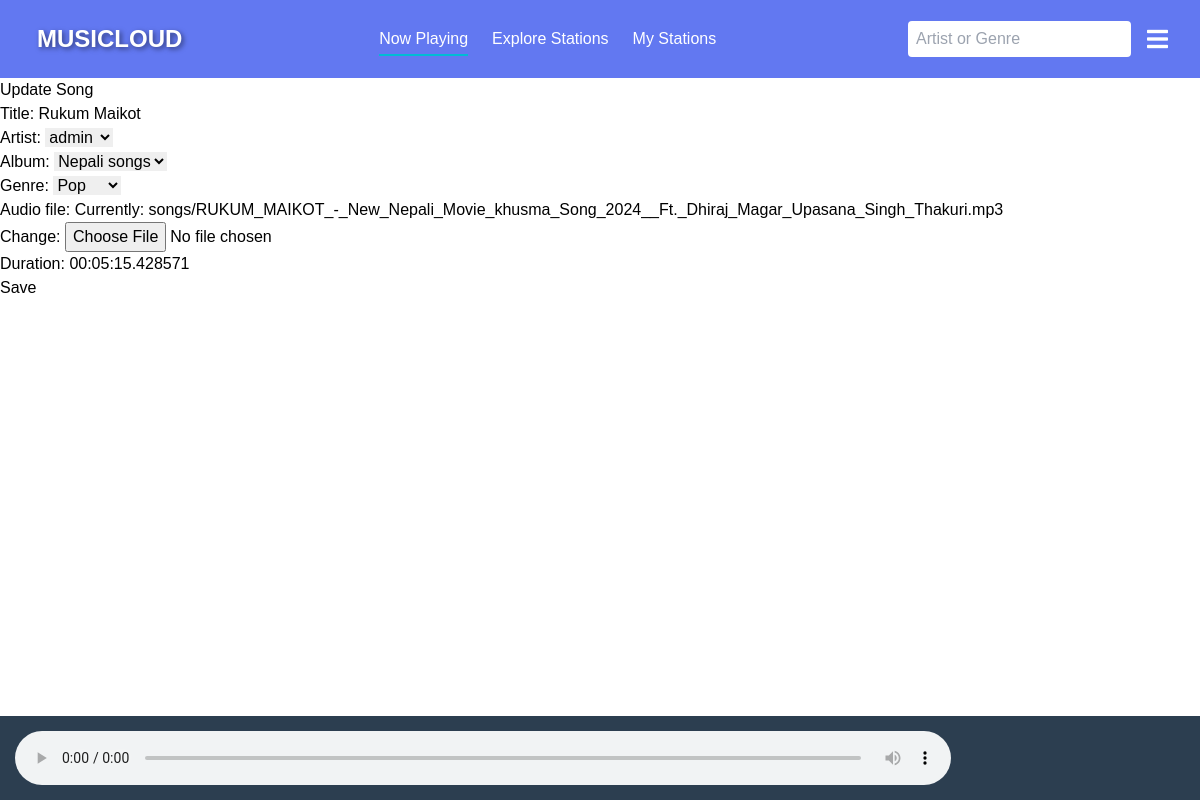
The page /songs/edit/2/ (signed in) on the database its author committed.
### app/models.py (models this page shows, shortened)
class Song(models.Model):
    title = models.CharField(max_length=200)
    artist = models.ForeignKey('Artist', on_delete=models.CASCADE)
    album = models.ForeignKey('Album', on_delete=models.SET_NULL, null=True, blank=True)
    genre = models.ForeignKey('Genre', on_delete=models.SET_NULL, null=True, blank=True)
    cover_art = models.ImageField(upload_to='song_covers/')
    audio_file = models.FileField(upload_to='songs/')
    duration = models.DurationField(null=True, blank=True)  # Allow null initially
    upload_date = models.DateTimeField(auto_now_add=True)

class Album(models.Model):
    title = models.CharField(max_length=200)
    artist = models.ForeignKey(Artist, on_delete=models.CASCADE)
    release_date = models.DateField()
    cover_art = models.ImageField(upload_to='album_covers/')
    def __str__(self):
        return self.title

class Genre(models.Model):
    title = models.CharField(max_length=200)
    info = models.TextField()
    def __str__(self):
        return self.title

### app/views.py (the view)
# urls.py: path('songs/edit/<int:pk>/',views.song_edit, name='song_edit'),
@login_required
def song_edit(request,pk):
    song = get_object_or_404(Song,pk=pk, artist__user = request.user)
    form = SongForm(request.POST or None, request.FILES or None, instance=song)
    if form.is_valid():
        form.save()
        messages.success(request,"Song Updated")
        return redirect('song_list')
    return render(request,'songs/song_form.html',{'form':form})

### app/forms.py
class SongForm(forms.ModelForm):
    class Meta:
        model = Song
        fields = ['title','artist','album','genre','audio_file','duration']

### app/models.py (called while the page is built)
    def __str__(self):
        return self.user.username

### templates/songs/song_form.html
{% extends "base.html" %} {% block content %}
<h2>{{ form.instance.pk|yesno:"Update,Upload" }} Song</h2>
<form method="post" enctype="multipart/form-data">
  {% csrf_token %} {{ form.as_p }}
  <button type="submit">Save</button>
</form>
{% endblock %}

### static/css/styles.css (style rules this page uses)
* { margin: 0; padding: 0; box-sizing: border-box; }
:root { --primary-color: #6278f1; --secondary-color: #a2f75e; --primary-text-color: #ffffff; --secondary-text-clolor: rgb(0, 0, 0); --border-radius: 8px; --box-shadow: 0 2px 10px rgba(0, 0, 0, 0.1); }
body { margin: 0; font-family: Arial, sans-serif; }

### templates/base.html (style rules this page uses)
body { padding-bottom: 80px; }

### rows shown on the page
Song: instance.pk "Update", title "Rukum Maikot", artist "admin", album "Nepali songs", genre "Pop", duration "00:05:15.428571"
